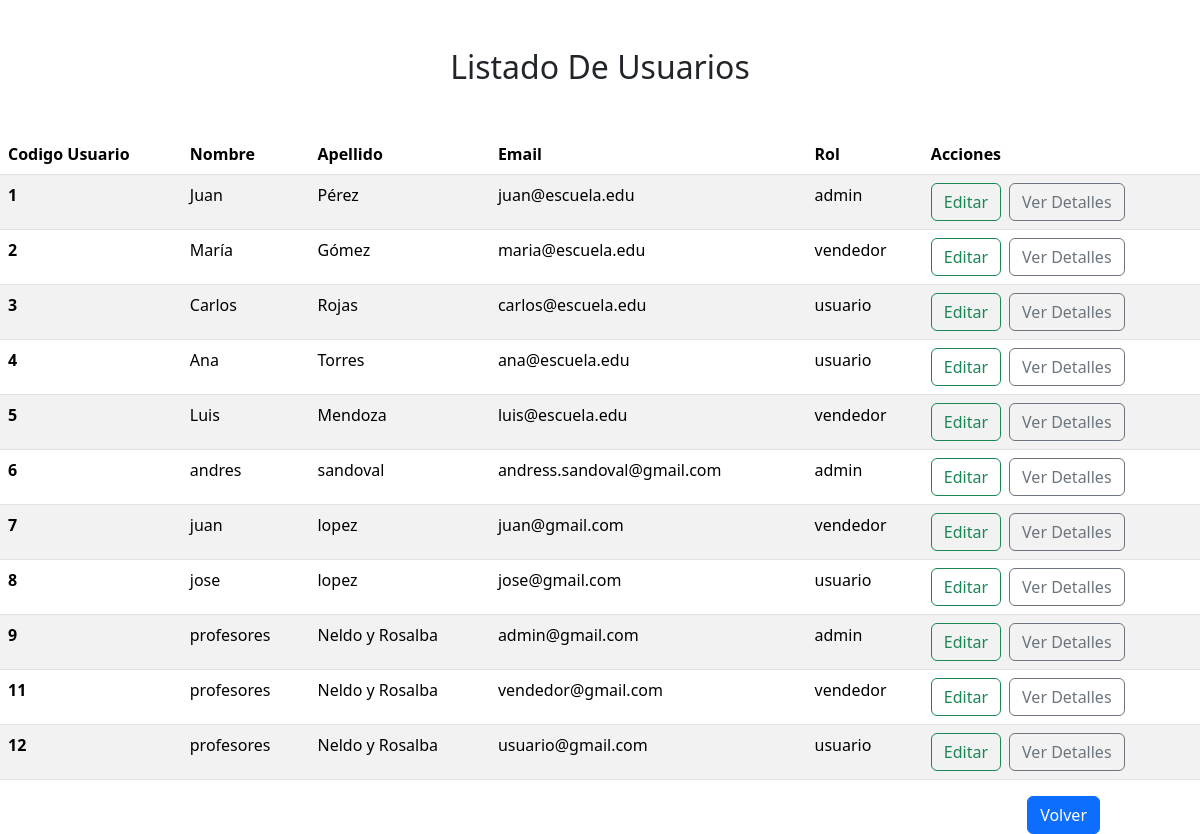
The page /usuarios/gestionar_usuarios.php (signed in) on the database its author committed.
### tables this page shows
CREATE TABLE `usuarios` (
  `idusuario` int(11) NOT NULL,
  `nombre` varchar(45) DEFAULT NULL,
  `apellido` varchar(45) DEFAULT NULL,
  `dni` varchar(8) DEFAULT NULL,
  `telefono` varchar(45) DEFAULT NULL,
  `email` varchar(45) DEFAULT NULL,
  `direccion` varchar(45) DEFAULT NULL,
  `password_hash` varchar(255) DEFAULT NULL,
  `rol` enum('admin','vendedor','usuario') DEFAULT NULL
);

### usuarios/gestionar_usuarios.php (the view, shortened to what this page needs)
<?php
require_once "../conexion.php";
$sql="select * from usuarios order by idusuario";
$stmt=$conex->prepare($sql);
if($stmt->execute()){
  $resultado=$stmt->get_result();
}
?>
<!DOCTYPE html>
<html lang="es">
<head>
    <link href="https://cdn.jsdelivr.net/npm/bootstrap@5.3.8/dist/css/bootstrap.min.css" rel="stylesheet">
</head>
<body>
  <div class="container text-center ">
    <div class="text-center my-5">
      <h2>Listado De Usuarios</h2>
    </div>
  </div>
  <section>
<table class="table table-striped">
  <thead>
    <tr>
      <th scope="col">Codigo Usuario</th>
      <th scope="col">Nombre</th>
      <th scope="col">Apellido</th>
      <th scope="col">Email</th>
      <th scope="col">Rol</th>
      <th scope="col">Acciones</th>
    </tr>
  </thead>
  <tbody>
    <?php
    if($resultado->num_rows>0)
      while($fila=$resultado->fetch_assoc()){
    ?>
    <tr>
        <th scope="row"><?php echo $fila["idusuario"]; ?></th>
        <td><?php echo $fila["nombre"];?></td>
        <td><?php echo $fila["apellido"];?></td>
        <td><?php echo $fila["email"];?></td>
        <td><?php echo $fila["rol"];?></td>
        <td>
          <div class="d-flex gap-2">
            <form action="editar_usuario.php" method="post">
              <button type="submit" class="btn btn-outline-success">Editar</button>
            </form>
            <form action="detalle_usuario.php" method="post">
              <button type="submit" class="btn btn-outline-secondary">Ver Detalles</button>
            </form>
          </div>
        </td>
    </tr>
  <?php
      } else{
      }
    ?>
  </tbody>
</table>
  <div class="col-11 d-flex justify-content-end">
    <a href="../admin/inicio_admin.php" class="btn btn-primary">Volver</a>
  </div>
  </section>
</body>
</html>

### rows shown on the page
usuarios: idusuario "1", nombre "Juan", apellido "Pérez", email "juan@escuela.edu", rol "admin"
usuarios: idusuario "2", nombre "María", apellido "Gómez", email "maria@escuela.edu", rol "vendedor"
usuarios: idusuario "3", nombre "Carlos", apellido "Rojas", email "carlos@escuela.edu", rol "usuario"
usuarios: idusuario "4", nombre "Ana", apellido "Torres", email "ana@escuela.edu", rol "usuario"
usuarios: idusuario "5", nombre "Luis", apellido "Mendoza", email "luis@escuela.edu", rol "vendedor"
usuarios: idusuario "6", nombre "andres", apellido "sandoval", email "andress.sandoval@gmail.com", rol "admin"
usuarios: idusuario "7", nombre "juan", apellido "lopez", email "juan@gmail.com", rol "vendedor"
usuarios: idusuario "8", nombre "jose", apellido "lopez", email "jose@gmail.com", rol "usuario"
usuarios: idusuario "9", nombre "profesores", apellido "Neldo y Rosalba", email "admin@gmail.com", rol "admin"
usuarios: idusuario "11", nombre "profesores", apellido "Neldo y Rosalba", email "vendedor@gmail.com", rol "vendedor"
usuarios: idusuario "12", nombre "profesores", apellido "Neldo y Rosalba", email "usuario@gmail.com", rol "usuario"
